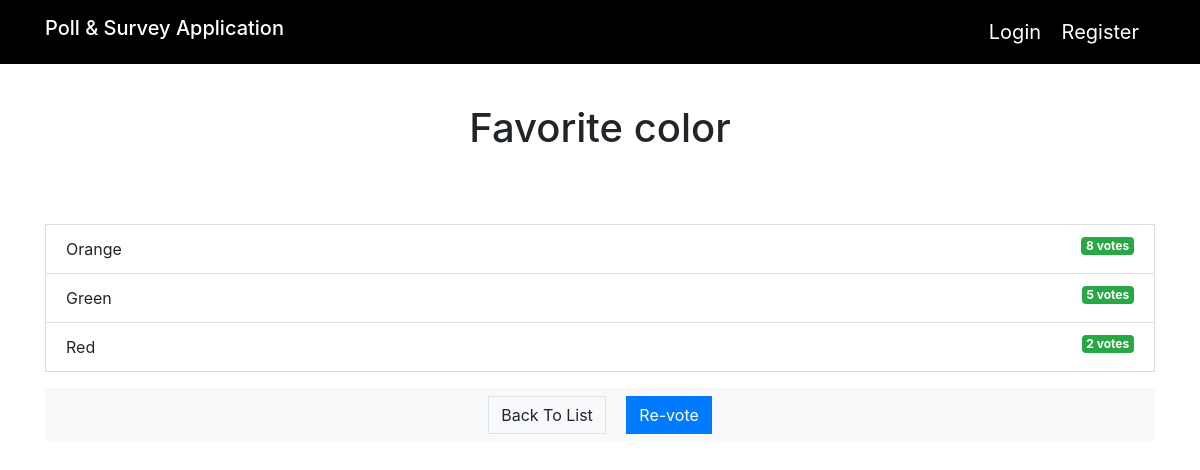
/polls/56/results/, run on the app's committed database.
### polls/models.py (models this page shows, shortened)
class Question(models.Model):
    question_text = models.CharField(max_length=200)
    pub_date = models.DateTimeField('date published',default= timezone.now)
    created_by = models.ForeignKey(CustomUser, on_delete=models.CASCADE, related_name='created_questions', null=True, default=None)
    start_time = models.DateTimeField(null=True, blank=True)
    end_time = models.DateTimeField(null=True, blank=True)

class Choice(models.Model):
    question = models.ForeignKey(Question, on_delete=models.CASCADE)
    choice_text = models.CharField(max_length=200)
    votes = models.IntegerField(default=0)

### polls/views.py (the view)
# urls.py: path('<int:question_id>/results/', views.results, name='results'),
def results(request, question_id):
    try:
        question = get_object_or_404(Question, pk=question_id)
        return render(request, 'polls/results.html', { 'question': question })
    except Question.DoesNotExist:
        messages.error(request, 'Question not found.')
        return redirect('index')
    except Exception as e:
        messages.error(request, f"An error occurred: {e}")
        return redirect('index')

### survey_admin/templates/polls/results.html (shortened to what this page needs)
{% extends 'base.html' %} {% block content %}
<div class="bg-white rounded-0 py-3 px-4 mb-5 ">
    <h1 class="text-center">{{ question.question_text }}  </h1>
</div>
<ul class="list-group mb-3 rounded-0">
    {% for choice in question.choice_set.all %}
    <li class="list-group-item">
        {{ choice.choice_text }} <span class="badge badge-success float-right">{{ choice.votes }} vote{{ choice.votes | pluralize }}</span>
    </li>
    {% endfor %}
</ul>
<div class="mb-4 bg-light rounded-0 px-2 py-2 text-center">
    <a class="btn btn-light border rounded-0 mx-2" href="{% url 'polls:index' %}">Back To List</a>
    <a class="btn btn-primary rounded-0 mx-2" href="{% url 'polls:detail' question.id %}">Re-vote</a>
</div>
{% endblock %}

### survey_admin/templates/base.html (style rules this page uses)
html, body { height: 100%; width: 100%; }
body { background: #ffff; }

### data on the page
Question: question_text "Favorite color"
Choice: choice_text "Orange", votes "8", votes|pluralize "s"
Choice: choice_text "Green", votes "5", votes|pluralize "s"
Choice: choice_text "Red", votes "2", votes|pluralize "s"
